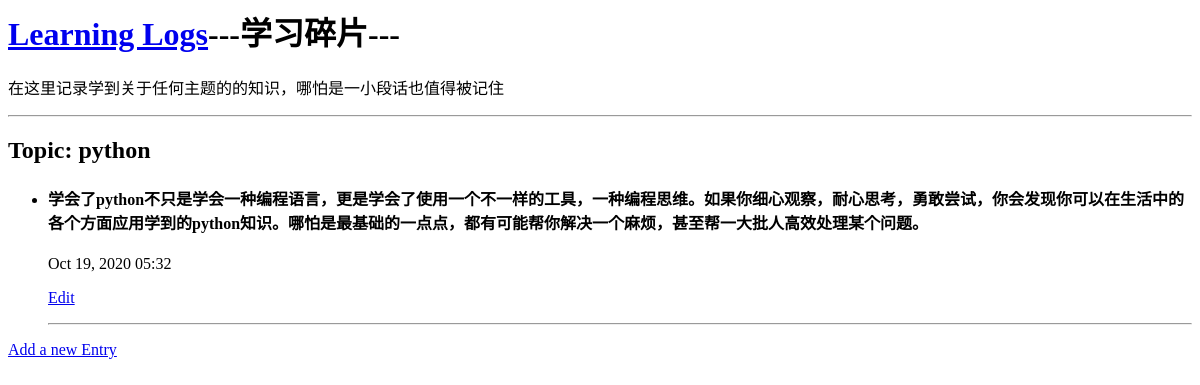
/topics/1, run on an earlier commit of the app's database.
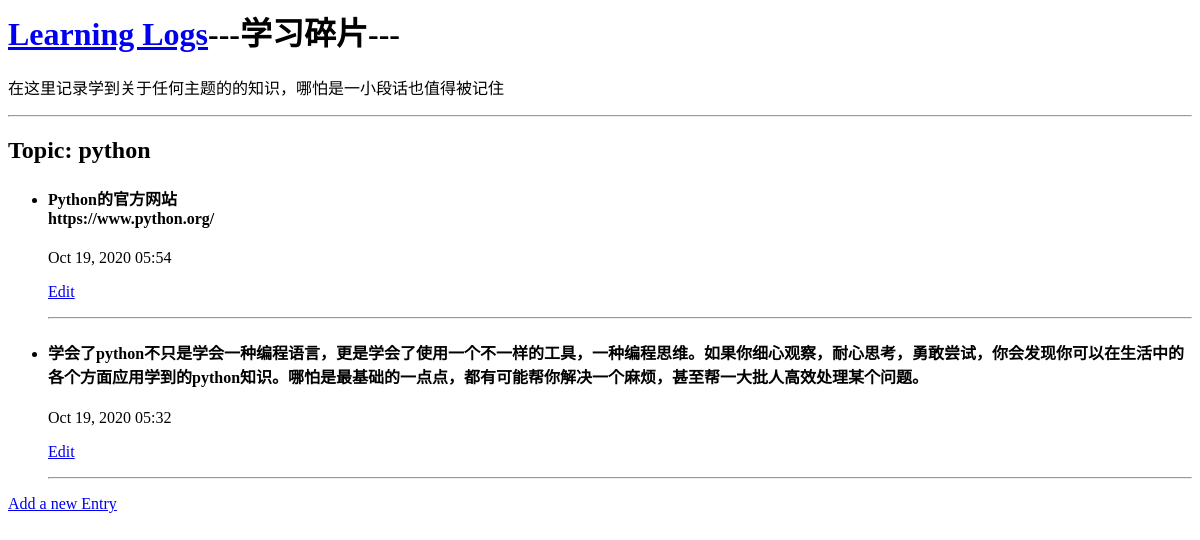
And on a later commit of the database.
### learning_logs/models.py (models this page shows, shortened)
class Entry(models.Model):
    topic = models.ForeignKey(Topic, on_delete=models.CASCADE)
    text = models.TextField()
    date_added = models.DateTimeField(auto_now_add=True)
    class Meta:
        verbose_name_plural = 'Entries'

### learning_logs/views.py (the view)
# urls.py: path('topics/<int:topic_id>', views.topic, name='topic'),
def topic(request,topic_id):
    topic = Topic.objects.get(id=topic_id)
    entries = topic.entry_set.order_by('-date_added')
    context = {'topic': topic, 'entries': entries}
    return render(request, 'learning_logs/topic.html', context)

### learning_logs/models.py (called while the page is built)
    def __str__(self):
        return self.text

### learning_logs/templates/learning_logs/topic.html
{% extends "learning_logs/base.html" %}
{% block content %}
<h2>
    Topic: {{ topic }}
</h2>
<ul>
    {% for entry in entries %}
        <li>
            <h4>{{ entry.text|linebreaks }}</h4>
            <p>{{ entry.date_added|date:'M d, Y H:i' }}</p>
            <p>
                <a href="{% url 'learning_logs:edit_entry' entry.id %}">Edit</a>
            </p>
        </li>
        <hr>
    {% empty %}
        <li>You can add whatever you learned about {{ topic }}.</li>
    {% endfor %}
</ul>
<p>
    <a href="{% url 'learning_logs:new_entry' topic.id %}">
        Add a new Entry
    </a>
</p>
{% endblock content %}

What changed in the data, as far as the page shows it:
added Entry: text "Python的官方网站 https://www.python.org/", date_added "Oct 19, 2020 05:54"
